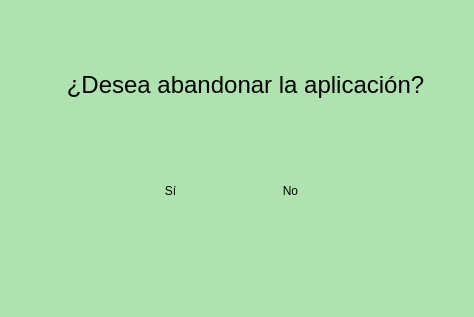
<?xml version="1.0" encoding="UTF-8"?>
<ui version="4.0">
 <class>ventanaConfirmarSalida</class>
 <widget class="QDialog" name="ventanaConfirmarSalida">
  <property name="geometry">
   <rect>
    <x>0</x>
    <y>0</y>
    <width>474</width>
    <height>317</height>
   </rect>
  </property>
  <property name="windowTitle">
   <string>Abandonar aplicación</string>
  </property>
  <property name="styleSheet">
   <string notr="true">background-color: rgb(174, 226, 175);</string>
  </property>
  <widget class="QLabel" name="label">
   <property name="geometry">
    <rect>
     <x>60</x>
     <y>30</y>
     <width>371</width>
     <height>111</height>
    </rect>
   </property>
   <property name="text">
    <string>&lt;html&gt;&lt;head/&gt;&lt;body&gt;&lt;p align=&quot;center&quot;&gt;&lt;span style=&quot; font-size:18pt;&quot;&gt;¿Desea abandonar la aplicación?&lt;/span&gt;&lt;/p&gt;&lt;/body&gt;&lt;/html&gt;</string>
   </property>
  </widget>
  <widget class="QPushButton" name="btnSi">
   <property name="geometry">
    <rect>
     <x>120</x>
     <y>170</y>
     <width>101</width>
     <height>41</height>
    </rect>
   </property>
   <property name="cursor">
    <cursorShape>PointingHandCursor</cursorShape>
   </property>
   <property name="styleSheet">
    <string notr="true">background-color: transparent;
background: none;
border: nonde;
background-repeat: none;</string>
   </property>
   <property name="text">
    <string>Sí</string>
   </property>
   <property name="icon">
    <iconset resource="images.qrc">
     <normaloff>:/images/confirmar.png</normaloff>:/images/confirmar.png</iconset>
   </property>
   <property name="iconSize">
    <size>
     <width>30</width>
     <height>30</height>
    </size>
   </property>
  </widget>
  <widget class="QPushButton" name="btnNo">
   <property name="geometry">
    <rect>
     <x>240</x>
     <y>170</y>
     <width>101</width>
     <height>41</height>
    </rect>
   </property>
   <property name="cursor">
    <cursorShape>PointingHandCursor</cursorShape>
   </property>
   <property name="styleSheet">
    <string notr="true">background-color: transparent;
background: none;
border: nonde;
background-repeat: none;</string>
   </property>
   <property name="text">
    <string>No</string>
   </property>
   <property name="icon">
    <iconset resource="images.qrc">
     <normaloff>:/images/boton-de-borrar.png</normaloff>:/images/boton-de-borrar.png</iconset>
   </property>
   <property name="iconSize">
    <size>
     <width>30</width>
     <height>30</height>
    </size>
   </property>
  </widget>
 </widget>
 <resources>
  <include location="images.qrc"/>
 </resources>
 <connections/>
</ui>
